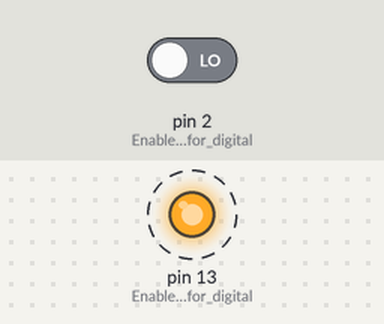
A sketch run on a simulated Arduino Uno, built with avr-gcc and run on an emulated ATmega328P. Shown: output pins drawn as LEDs (lit = HIGH). Dashed ring = blinking. The inputs (shaded band) are chosen by the test bench; at power-on: pin 2 (Enable_pin_2_for_digital) LOW.

Above: at 0.5 s.
Timing chart, 0 to 4.6 s (numbered marks = the images above):
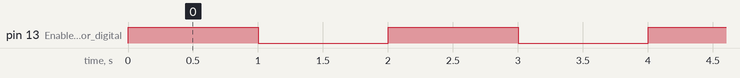

The sketch:

BILNK-_1.INO
```cpp
#define LED_PIN 13
#define BUT_PIN  2
 //Parar ao pressionar o Botão com lógica if - sem setup pinmode input 2
 //EXERCICIO 1 - SLIDE 10

void setup () {
    pinMode(13, OUTPUT);       // Enable pin 13 for digital output
    pinMode(2, INPUT);         // Enable pin 2 for digital input
}
void loop () {
  digitalWrite(13, HIGH);   // turn the LED on (HIGH is the voltage level)
  delay(1000);                       // wait for a second
  digitalWrite(13, LOW);    // turn the LED off by making the voltage LOW
  delay(1000);                       // wait for a second
  int but = digitalRead (2);
  if (but) {
      digitalWrite (13, HIGH);
      while(0);                     //The condition is a boolean expression that evaluates to true(1) or false(0)
  }
}
```

Measured:
- by itself, pin 13 (Enable_pin_13_for_digital): alternates HIGH for 1.0 s and LOW for 1.0 s
